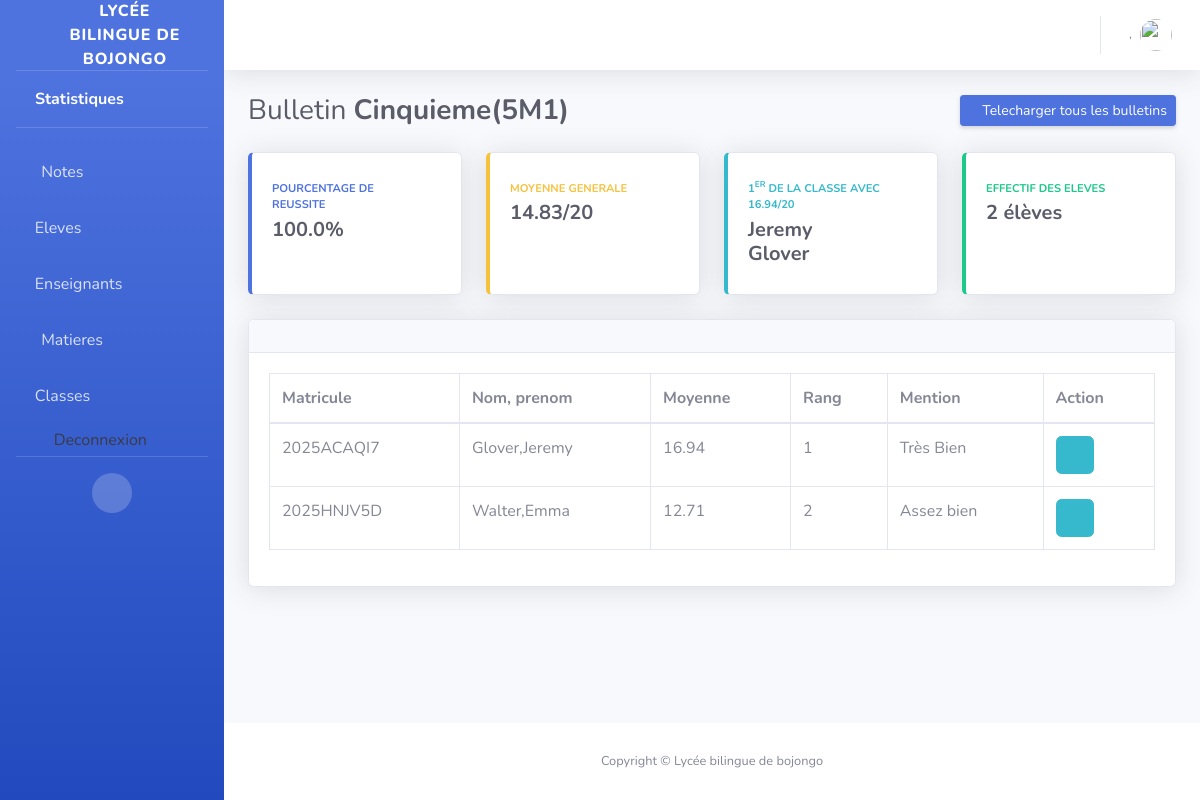
Page /bulletin/3/moyenne on the committed database.
### admin_site/models.py (models this page shows, shortened)
class Classe(models.Model):
    libelle = models.CharField(max_length=255)
    code = models.CharField(max_length=255, unique=True)
    class Meta:
        unique_together = ('libelle', 'code')
    @property
    def eleve(self):
        return self.eleves.count()
    @property
    def moyenne_generale(self):
        eleves = self.eleves.all()
        if not eleves.exists():
            return 0
        total_moyennes = Decimal('0')
        nb_eleves = 0
        for eleve in eleves:
            moyenne = eleve.moyenne
            if moyenne > 0:  # Ne compter que les élèves qui ont des notes
                total_moyennes += Decimal(moyenne)
                nb_eleves += 1
        if nb_eleves == 0:
            return 0
        return round(total_moyennes / nb_eleves, 2)
    @property
    def pourcentage_reussite(self):
        seuil=10
        eleves = self.eleves.all()
        if not eleves.exists():
            return 0
        nb_eleves_avec_notes = 0
        nb_reussis = 0
        for eleve in eleves:
            moyenne = eleve.moyenne
            if moyenne > 0:  # Élève ayant au moins une note
                nb_eleves_avec_notes += 1
                if moyenne >= seuil:
                    nb_reussis += 1
        if nb_eleves_avec_notes == 0:
            return 0
        return round((nb_reussis / nb_eleves_avec_notes) * 100, 2)
    @property
    def meilleur_eleve(self):
        eleves = self.eleves.all()
        if not eleves.exists():
            return None
        eleves_moyennes = []
        for eleve in eleves:
            moyenne = eleve.moyenne
            if moyenne > 0:  # Uniquement les élèves qui ont des notes
                eleves_moyennes.append({
                    'eleve': eleve,
                    'moyenne': moyenne
                })
        if not eleves_moyennes:
            return None
        eleves_moyennes.sort(key=lambda x: x['moyenne'], reverse=True)
        meilleur = eleves_moyennes[0]
        return {
            'eleve': meilleur['eleve'],
            'nom': meilleur['eleve'].user.get_full_name(),
            'moyenne': meilleur['moyenne'],
            'mention': meilleur['eleve'].mention
        }
    def __str__(self):
        return f'{self.libelle}({self.code})'

class Eleve(models.Model):
    user = models.OneToOneField(CustomUser, on_delete=models.CASCADE, related_name="eleve_profile")
    classe = models.ForeignKey(Classe, on_delete=models.CASCADE, related_name="eleves")
    date_naissance = models.DateField(blank=True, null=True)
    lieu_naissance = models.CharField(max_length=255, default='douala')
    nom_pere = models.CharField(max_length=255)
    nom_mere = models.CharField(max_length=255)
    email_parent = models.EmailField()
    phone_parent = models.CharField(max_length=200)
    password=models.CharField(max_length=200)
    sexe = models.CharField(max_length=50, choices=[
        ("Masculin", "Masculin"),
        ("Feminin", "Feminin"),
    ], default="Feminin")
    @property
    def moyenne(self):
        type_sequence=1
        notes = self.notes.filter(
            evaluation__type_evaluation=type_sequence
        ).select_related('evaluation__matiere')
        if not notes.exists():
            return 0
        total = Decimal('0')
        total_coef = 0
        total = sum([float(note.note) * note.evaluation.matiere.coefficient for note in notes])
        total_coef = sum([note.evaluation.matiere.coefficient for note in notes])
        if total_coef == 0:
            return 0
        return round(total / total_coef, 2)
    def rang(self):
        type_sequence =1
        """
        Calcule le rang d'un élève dans sa classe pour une séquence donnée
        Retourne un tuple (rang, total_eleves)
        """
        eleves_classe = self.classe.eleves.all()
        moyennes = []
        for eleve in eleves_classe:
            moyenne = eleve.moyenne
            moyennes.append({
                'eleve_id': eleve.id,
                'moyenne': moyenne
            })
        moyennes.sort(key=lambda x: x['moyenne'], reverse=True)
        rang = None
        for i, item in enumerate(moyennes, 1):
            if item['eleve_id'] == self.id:
                rang = i
                break
        return rang
    @property
    def mention(self):
        type_sequence=1
        """
        Retourne la mention selon la moyenne
        """
        moyenne = moyenne = Decimal(str(self.moyenne))
        if moyenne >= 19:
            return "Excellent"
        if moyenne >= 18:
            return "Excellent"
        elif moyenne >= 16:
            return "Très Bien"
        elif moyenne >= 14:
            return "Bien"
        elif moyenne >= 12:
            return "Assez bien"
        elif moyenne >= 10:
            return "Passable"
        elif moyenne >= 8:
            return "Mediocre"
        else:
            return "Insuffisant"
    def __str__(self):
        return f"{self.user.get_full_name()}"

class Note(models.Model):
    evaluation = models.ForeignKey(Evaluation, on_delete=models.CASCADE, related_name="notes")
    note = models.DecimalField(max_digits=5, decimal_places=2)
    eleve = models.ForeignKey(Eleve, on_delete=models.CASCADE, related_name="notes")

class Evaluation(models.Model):
    matiere = models.ForeignKey(Matiere, on_delete=models.CASCADE, related_name="evaluations")
    classe = models.ForeignKey(Classe, on_delete=models.CASCADE, related_name="evaluations")
    type_evaluation = models.CharField(max_length=50, choices=[
        ("1", "Sequence 1"),
        ("2", "Sequence 2"),
    ])
    date = models.DateField(auto_now_add=True)
    class Meta:
        unique_together = ('classe', 'matiere', 'type_evaluation')

class Matiere(models.Model):
    nom = models.CharField(max_length=100)  # Ex: Mathématiques, Physique
    coefficient = models.PositiveIntegerField(default=1)
    enseignant = models.ForeignKey(Enseignant, on_delete=models.CASCADE, null=True, blank=True, related_name='enseignant_matiere')
    classe = models.ForeignKey(Classe, on_delete=models.CASCADE, null=True, blank=True)

### auth_app/models.py (models this page shows, shortened)
class CustomUser(AbstractUser):
    ROLE_CHOICES = (
        ("eleve", "Élève"),
        ("enseignant", "Enseignant"),
        ("admin", "Administrateur"),
    )
    role = models.CharField(max_length=20, choices=ROLE_CHOICES, default='eleve')
    matricule = models.CharField(max_length=50, unique=True)

### bulletin/views.py (the view)
# urls.py: path('<int:classe_id>/moyenne', get_classe_moyenne, name='moyenne_eleve'),
def get_classe_moyenne(request, classe_id):
    classe = get_object_or_404(Classe, id=classe_id)
    eleves = Eleve.objects.filter(classe=classe_id)
    return render(request, "moyenne_eleve.html", {
        "classe": classe,
        "eleves": eleves,
    })

### bulletin/templates/moyenne_eleve.html (shortened to what this page needs)
{% extends 'base.html' %}
{% block 'content' %}
<div class="d-sm-flex align-items-center justify-content-between mb-4">
    <h1 class="h3 mb-0 text-gray-800">Bulletin <b>{{classe}}</b></h1>
    <button type="button" data-toggle="modal" data-target="#exampleModalCenter" class="d-none d-sm-inline-block btn btn-sm btn-primary shadow-sm"><i
            class="fas fa-download fa-sm text-white-50"></i> Telecharger tous les bulletins</button>
</div>
<div class="row">
    <div class="col-xl-3 col-md-6 mb-4">
        <div class="card border-left-primary shadow h-100 py-2">
            <div class="card-body">
                <div class="row no-gutters align-items-center">
                    <div class="col mr-2">
                        <div class="text-xs font-weight-bold text-primary text-uppercase mb-1">
                            Pourcentage de reussite</div>
                        <div class="h5 mb-0 font-weight-bold text-gray-800">{{classe.pourcentage_reussite}}%</div>
                    </div>
                    <div class="col-auto">
                        <i class="fas fa-calendar fa-2x text-gray-300"></i>
                    </div>
                </div>
            </div>
        </div>
    </div>
    <div class="col-xl-3 col-md-6 mb-4">
        <div class="card border-left-warning shadow h-100 py-2">
            <div class="card-body">
                <div class="row no-gutters align-items-center">
                    <div class="col mr-2">
                        <div class="text-xs font-weight-bold text-warning text-uppercase mb-1">
                            Moyenne generale</div>
                        <div class="h5 mb-0 font-weight-bold text-gray-800">{{classe.moyenne_generale}}/20</div>
                    </div>
                    <div class="col-auto">
                        <i class="fas fa-graduation-cap fa-2x text-gray-300"></i>
                    </div>
                </div>
            </div>
        </div>
    </div>
    <div class="col-xl-3 col-md-6 mb-4">
        <div class="card border-left-info shadow h-100 py-2">
            <div class="card-body">
                <div class="row no-gutters align-items-center">
                    <div class="col mr-2">
                        <div class="text-xs font-weight-bold text-info text-uppercase mb-1">1<sup>er</sup> de la classe avec {{classe.meilleur_eleve.moyenne}}/20
                        </div>
                        <div class="row no-gutters align-items-center">
                            <div class="col-auto">
                        <div class="h5 mb-0 mr-3 font-weight-bold text-gray-800">{{classe.meilleur_eleve.eleve}}</div>
                            </div>
                        </div>
                    </div>
                    <div class="col-auto">
                        <i class="fas fa-user-graduate fa-2x text-gray-300"></i>
                    </div>
                </div>
            </div>
        </div>
    </div>
    <div class="col-xl-3 col-md-6 mb-4">
        <div class="card border-left-success shadow h-100 py-2">
            <div class="card-body">
                <div class="row no-gutters align-items-center">
                    <div class="col mr-2">
                        <div class="text-xs font-weight-bold text-success text-uppercase mb-1">
                            Effectif des eleves</div>
                        <div class="h5 mb-0 font-weight-bold text-gray-800">{{classe.eleve}} élèves</div>
                    </div>
                    <div class="col-auto">
                        <i class="fas fa-users fa-2x text-gray-300"></i>
                    </div>
                </div>
            </div>
        </div>
    </div>
</div>
<div class="card shadow mb-4">
    <div class="card-header py-3">
    </div>
    <div class="card-body">
        <div class="table-responsive">
            <table class="table table-bordered" id="dataTable" width="100%" cellspacing="0">
                <thead>
                    <tr>
                        <th>Matricule</th>
                        <th>Nom, prenom</th>
                        <th>Moyenne</th>
                        <th>Rang</th>
                        <th>Mention</th>
                        <th>Action</th>
                    </tr>
                </thead>
                <tbody>
                    {% for eleve in eleves %}
                    <tr>
                        <td>{{eleve.user.matricule}}</td>
                        <td>{{eleve.user.last_name}},{{eleve.user.first_name}}</td>
                        <td>{{eleve.moyenne}}</td>
                        <td>{{eleve.rang}}</td>
                        <td>{{eleve.mention}}</td>
                        <td>
                            <a href="{% url 'download_bul_student' eleve.id %}" class="btn btn-info"><i class="fas fa-download"></i></a>
                        </td>
                    </tr>
                    {% endfor %}
                </tbody>
            </table>
        </div>
    </div>
</div>
{% endblock %}

### rows in the picture
Classe: libelle+code "Cinquieme(5M1)", pourcentage_reussite "100.0", moyenne_generale "14.83", meilleur_eleve.moyenne "16.94", meilleur_eleve.eleve "Jeremy Glover", eleve "2"
Eleve: user.matricule "2025ACAQI7", user.last_name "Glover", user.first_name "Jeremy", moyenne "16.94", rang "1", mention "Très Bien"
Eleve: user.matricule "2025HNJV5D", user.last_name "Walter", user.first_name "Emma", moyenne "12.71", rang "2", mention "Assez bien"
